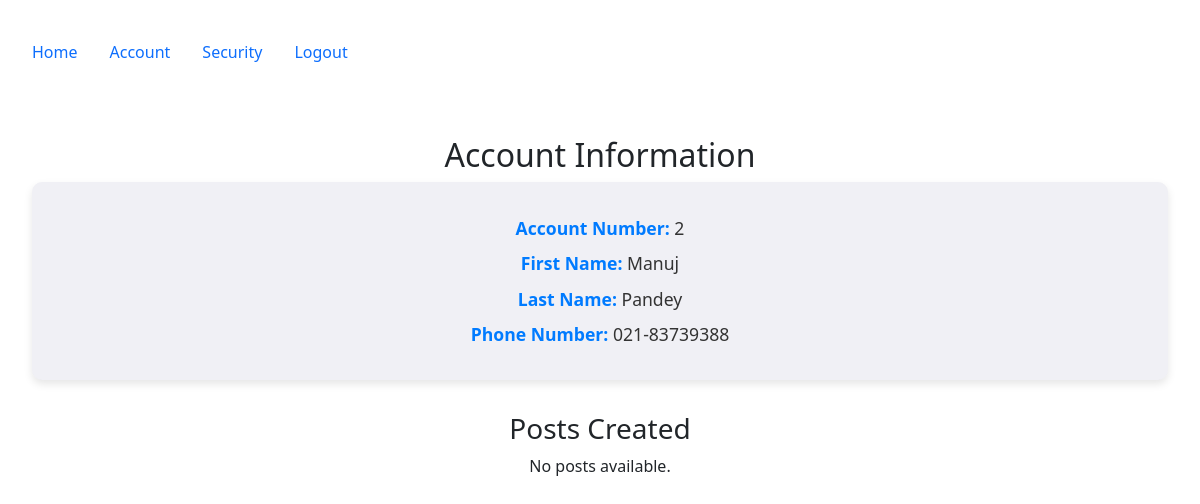
/account (signed in), run on the app's committed database.
### config.py (models this page shows, shortened)
class User(db.Model, UserMixin):
    __tablename__ = 'users'
    id = db.Column(db.Integer, primary_key=True)
    email = db.Column(db.String(100), nullable=False, unique=True)
    password = db.Column(db.String(128), nullable=False)
    firstname = db.Column(db.String(100), nullable=False)
    lastname = db.Column(db.String(100), nullable=False)
    phone = db.Column(db.String(100), nullable=False)
    mfa_key = db.Column(db.String(32), nullable=False, default='')
    salt = db.Column(db.String(44), nullable=False,default=lambda: base64.urlsafe_b64encode(os.urandom(32)).decode('utf-8'))
    mfa_enabled = db.Column(db.Boolean, nullable=False, default=False)
    role = db.Column(db.String(50), nullable=False, default='end_user')
    posts = db.relationship("Post", order_by=Post.id, back_populates="user")
    log = db.relationship("Log", uselist=False, back_populates="user", cascade="all, delete-orphan")

### accounts/views.py (the view, shortened to what this page needs)
@accounts_bp.route('/account')
@login_required
def account():
    user = current_user
    encryption_key = Post.derive_key(user.salt)
    user_posts = []
    posts_query = Post.query.filter_by(userid=user.id).all()
    return render_template('accounts/account.html', user=user, posts=user_posts)

### app.py (called while the page is built, shortened)
@login_manager.user_loader
def load_user(user_id):
    return User.query.get(int(user_id))

@app.before_request
def restrict_access_and_waf_function_name():
    excluded_routes = ['firewall_error', 'static', 'accounts.mfa_setup']
    if request.endpoint in excluded_routes:
        return
    path = request.path
    query = request.query_string.decode("utf-8")
    combined_request_data = f"{path} {query}"
    print(f"Combined Request Data: {combined_request_data}")
    for attack_type, pattern in waf_rules.items():
        if pattern.search(combined_request_data):
            matched_data = pattern.findall(combined_request_data)
            print(f"Detected Attack Type: {attack_type} | Matched Data: {matched_data}")
            flash(f"Attack detected: {attack_type}", "danger")
            return redirect(url_for('firewall_error', attack_type=attack_type))

### config.py (called while the page is built)
   @staticmethod
   def derive_key(salt):
       return base64.urlsafe_b64encode(salt.encode('utf-8').ljust(32)[:32])

### templates/accounts/account.html (shortened to what this page needs)
{% extends "base.html" %}
{% block content %}
<h2>Account Information</h2>
{% if user.is_authenticated %}
    <div class="account-info">
        <p><strong>Account Number:</strong> {{ user.id }}</p>
        <p><strong>First Name:</strong> {{ user.firstname }}</p>
        <p><strong>Last Name:</strong> {{ user.lastname }}</p>
        <p><strong>Phone Number:</strong> {{ user.phone }}</p>
    </div>
    <h3>Posts Created</h3>
    <div class="post-container">
        {% if posts %}
            {% for post in posts %}
                <div class="post-card">
                    <h4>{{ post.title }}</h4>
                    <small>{{ post.created.strftime('%H:%M:%S %d-%m-%Y') }}</small>
                    <div class="post-body">
                        <p>{{ post.body }}</p>
                    </div>
                    <div class="post-actions">
                        <a href="{{ url_for('posts.update', id=post.id) }}">Update</a>
                        <a href="{{ url_for('posts.delete', id=post.id) }}" style="color: red;">Delete</a>
                    </div>
                </div>
            {% endfor %}
        {% else %}
            <p>No posts available.</p>
        {% endif %}
    </div>
{% else %}
    <p>You must be logged in to view account details.</p>
{% endif %}
{% endblock %}

### templates/accounts/account.html (style rules this page uses)
.account-info { background-color: #f0f0f5; color: #333; padding: 1.5em; border-radius: 10px; box-shadow: 0 4px 8px rgba(0, 0, 0, 0.1); margin-bottom: 2em; }
.account-info p { font-size: 1.1em; margin: 0.5em 0; }
.account-info strong { color: #007bff; }
.post-container { display: flex; flex-direction: column; gap: 1em; }

### data on the page
User: id "2", firstname "Manuj", lastname "Pandey", phone "021-83739388"
